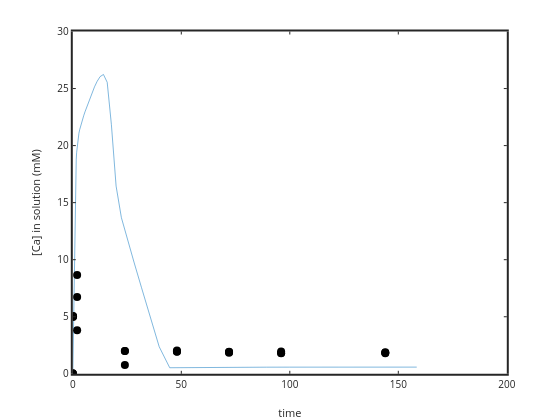

Notebook code cell kept with this figure:
### Code cell
%plot(time(4:length(time)),Ca(4:length(time))); ylabel('[Ca] in solution'); xlabel('time')
plot(time,(Ca*1e3)); ylabel('[Ca] in solution (mM)'); xlabel('time')
hold on
plot(sampletime,(sampleCa*1e3),'ko','markersize',8,'markerfacecolor','k')
set(gca,'linewidth',2)

%yi = interp1 (time, Ca, sampletime);
%plot(sampletime,yi*1e3,'r.')
%residual2=sampleCa*1e3-yi*1e3;

%sampleCa
%Ca

### Figure 1 — Plotly figure (JSON) as saved in the notebook; plotly's stock layout.template omitted (floating-point values rounded to 4 significant figures)
{"data": [{"line": {"color": "rgb(0,113,188)", "dash": "solid", "width": 0.5}, "marker": {"color": "rgb(0,113,188)", "line": {"color": "rgb(0,113,188)"}, "size": 6, "symbol": "none"}, "mode": "lines", "name": "", "showlegend": false, "type": "scatter", "visibility": true, "x": [0, 0, 1.122, 1.259, 1.413, 1.585, 1.778, 1.995, 2.239, 2.512, 2.818, 3.162, 3.548, 3.981, 4.467, 5.012, 5.623, 6.31, 7.079, 7.943, 8.913, 10, 11.22, 12.59, 14.13, 15.85, 17.78, 19.95, 22.39, 25.12, 28.18, 31.62, 35.48, 39.81, 44.67, 50.12, 56.23, 63.1, 70.79, 79.43, 89.13, 100, 112.2, 125.9, 141.3, 158.5], "xaxis": "x", "y": [0, 0, 16.49, 17.35, 18.12, 18.81, 19.41, 19.92, 20.36, 20.74, 21.08, 21.39, 21.69, 21.98, 22.28, 22.61, 22.96, 23.33, 23.74, 24.19, 24.66, 25.15, 25.63, 26.05, 26.23, 25.55, 21.85, 16.45, 13.69, 11.8, 9.796, 7.58, 5.105, 2.372, 0.531, 0.544, 0.5553, 0.5644, 0.5716, 0.5768, 0.5805, 0.5828, 0.5843, 0.5851, 0.5855, 0.5857], "yaxis": "y"}, {"line": {"color": "rgb(0,0,0)", "width": 0.5}, "marker": {"color": "rgb(0,0,0)", "line": {"color": "rgb(0,0,0)"}, "size": 8, "symbol": "circle"}, "mode": "markers", "name": "", "showlegend": false, "type": "scatter", "visibility": true, "x": [0, 0.1, 2, 24, 48, 72, 96, 144, 0, 0.1, 2, 24, 48, 72, 96, 144, 0, 0.1, 2, 24, 48, 72, 96, 144], "xaxis": "x", "y": [0.01702, 4.969, 3.807, 0.7795, 1.93, 1.91, 1.833, 1.842, 0.00676, 5.043, 6.721, 2.0, 1.953, 1.854, 1.811, 1.808, 0.04982, 5.069, 8.655, 2.008, 2.05, 1.931, 1.946, 1.89], "yaxis": "y"}], "layout": {"height": 420, "hovermode": "closest", "margin": {"b": 0, "l": 0, "r": 0, "t": 0}, "plot_bgcolor": "rgba(0,0,0,0)", "showlegend": false, "width": 560, "xaxis": {"anchor": "y", "autorange": false, "domain": [0.13, 0.905], "exponentformat": "none", "gridcolor": "rgba(38,38,38,0.15)", "gridwidth": 2, "linecolor": "rgb(38,38,38)", "linewidth": 2, "mirror": "ticks", "range": [0, 200], "showgrid": false, "showline": true, "side": "bottom", "spikedash": "solid", "spikemode": "across", "spikesides": false, "spikethickness": 1, "tickangle": 0, "tickcolor": "rgb(38,38,38)", "tickfont": {"color": "rgb(38,38,38)", "size": 10}, "ticklen": 3, "ticks": "inside", "ticktext": ["0", "50", "100", "150", "200"], "tickvals": [0, 50, 100, 150, 200], "title": {"font": {"color": "rgb(38,38,38)", "size": 11}, "text": "time"}, "type": "linear", "visible": true, "zeroline": false}, "yaxis": {"anchor": "x", "autorange": false, "domain": [0.11, 0.925], "exponentformat": "none", "gridcolor": "rgba(38,38,38,0.15)", "gridwidth": 2, "linecolor": "rgb(38,38,38)", "linewidth": 2, "mirror": "ticks", "range": [0, 30], "showgrid": false, "showline": true, "side": "left", "spikedash": "solid", "spikemode": "across", "spikesides": false, "spikethickness": 1, "tickangle": 0, "tickcolor": "rgb(38,38,38)", "tickfont": {"color": "rgb(38,38,38)", "size": 10}, "ticklen": 3, "ticks": "inside", "ticktext": ["0", "5", "10", "15", "20", "25", "30"], "tickvals": [0, 5, 10, 15, 20, 25, 30], "title": {"font": {"color": "rgb(38,38,38)", "size": 11}, "text": "[Ca] in solution (mM)"}, "type": "linear", "visible": true, "zeroline": false}}}
